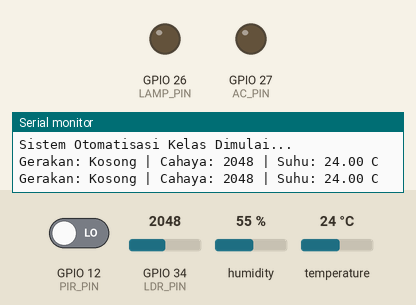
A sketch run on a simulated ESP32. On the bench: output pins drawn as LEDs (lit = HIGH), the last lines printed to the serial monitor. The test bench sets the inputs (shaded band); at power-on: GPIO 12 (PIR_PIN) LOW, temperature 24 °C, GPIO 34 (LDR_PIN) = 2048, humidity 55 %.

Above: at 1.8 s.
1.9 s: GPIO 12 (PIR_PIN) driven HIGH
4.5 s: temperature set to 24.5 °C
At 5.6 s:
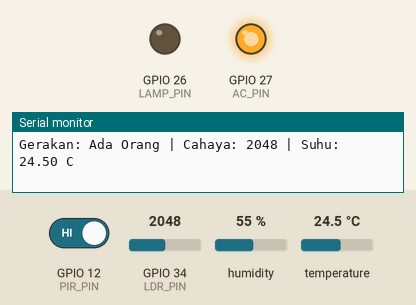
6.5 s: GPIO 34 (LDR_PIN) set to 1528
8.2 s: GPIO 34 (LDR_PIN) set to 1444
At 10.1 s:
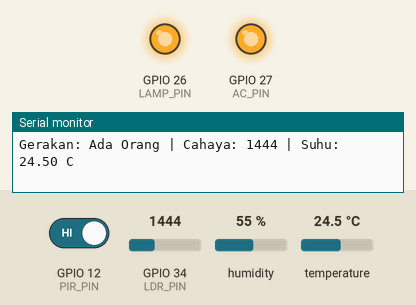
10.6 s: temperature set to 12 °C
At 12.3 s:
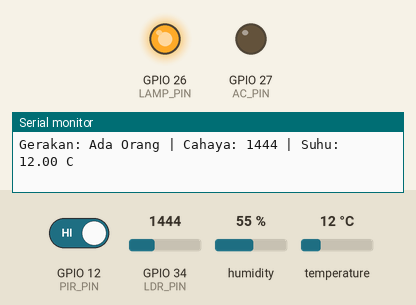
12.6 s: temperature set to 28 °C
At 13.6 s:
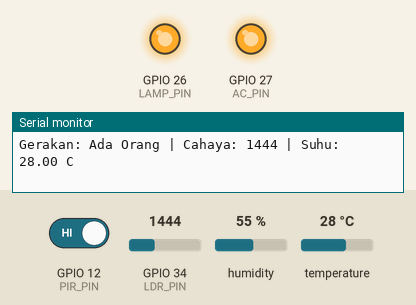
Timing chart, 0 to 15.6 s (numbered marks = the images above; inputs shaded):
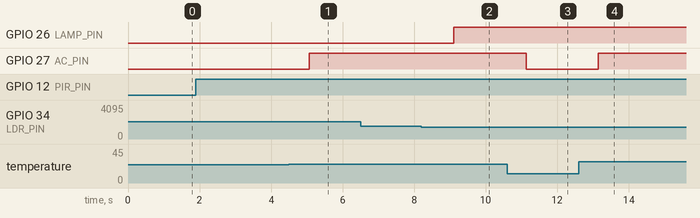

Measured:
- the behaviour switches between 24 and 24.1 °C on temperature (found by bisection; images 0 and 1)
- the behaviour switches between 1500 and 1499 on GPIO 34 (LDR_PIN) (found by bisection; images 1 and 2)
- after the input at 4.5 s, GPIO 27 (AC_PIN): LOW → HIGH after 0.56 s
- after the input at 8.2 s, GPIO 26 (LAMP_PIN): LOW → HIGH after 0.91 s
- after the input at 10.6 s, GPIO 27 (AC_PIN): HIGH → LOW after 0.53 s
- after the input at 12.6 s, GPIO 27 (AC_PIN): LOW → HIGH after 0.55 s

The sketch:

main.ino
```cpp
#include "DHTesp.h"

// Definisi Pin
const int PIR_PIN = 12;
const int DHT_PIN = 14;
const int LDR_PIN = 34; // Pin analog ESP32
const int LAMP_PIN = 26; // LED Kuning
const int AC_PIN = 27;   // LED Biru

DHTesp dhtSensor;

void setup() {
  Serial.begin(115200);

  // Konfigurasi Mode Pin
  pinMode(PIR_PIN, INPUT);
  pinMode(LDR_PIN, INPUT);
  pinMode(LAMP_PIN, OUTPUT);
  pinMode(AC_PIN, OUTPUT);

  // Inisialisasi Sensor Suhu
  dhtSensor.setup(DHT_PIN, DHTesp::DHT22);

  Serial.println("Sistem Otomatisasi Kelas Dimulai...");
}

void loop() {
  // 1. Membaca Data dari Sensor
  bool isMotionDetected = digitalRead(PIR_PIN); // true jika ada gerakan
  int lightLevel = analogRead(LDR_PIN);         // Semakin gelap, nilai semakin tinggi di Wokwi
  TempAndHumidity data = dhtSensor.getTempAndHumidity();
  float temperature = data.temperature;

  // Mencetak log ke Serial Monitor untuk keperluan debugging
  Serial.print("Gerakan: "); Serial.print(isMotionDetected ? "Ada Orang | " : "Kosong | ");
  Serial.print("Cahaya: "); Serial.print(lightLevel);
  Serial.print(" | Suhu: "); Serial.print(temperature); Serial.println(" C");

  // 2. Evaluasi Aturan Logika Lampu
  // Wokwi LDR: nilai tinggi (>2000) berarti gelap
  if (isMotionDetected && lightLevel < 1500) {
    digitalWrite(LAMP_PIN, HIGH); // Nyalakan Lampu
  } else {
    digitalWrite(LAMP_PIN, LOW);  // Matikan Lampu
  }

  // 3. Evaluasi Aturan Logika AC
  // AC menyala jika ada orang dan suhu di atas 24 derajat Celcius
  if (isMotionDetected && temperature > 24.0) {
    digitalWrite(AC_PIN, HIGH);   // Nyalakan AC
  } else {
    digitalWrite(AC_PIN, LOW);    // Matikan AC
  }

  // Jeda 1 detik sebelum membaca sensor lagi
  delay(1000);
}
```
